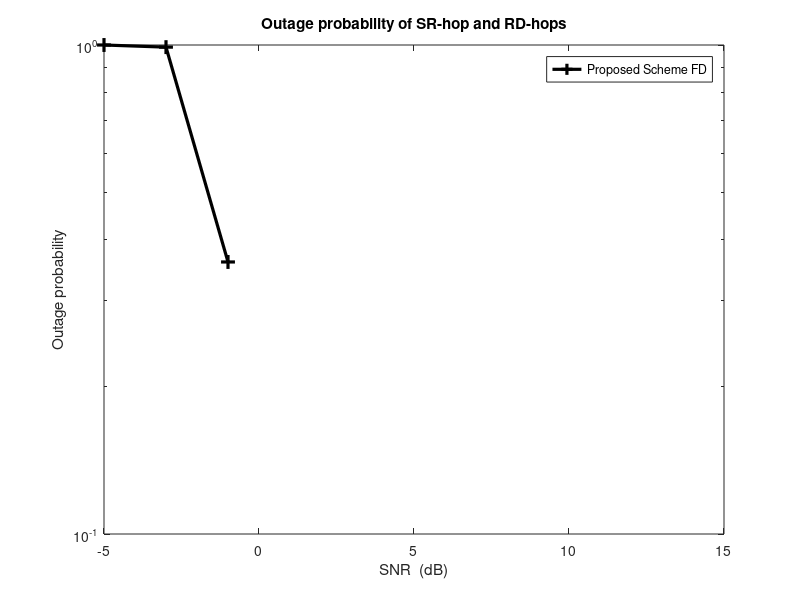

This chart was generated by the following MATLAB code:
%%% Please cite this article "Half-Duplex and Full-Duplex Interference
%%% Mitigation in Relays Assisted Heterogeneous Network" PlosOne ID: PONE-D-22-34295
%by Moubachir Madani Fadoul and Chee-Onn Chow"
%Figure number 6.

clearvars;
close all;
clc;
snrdb= [-5:2:15]; %R=3; [-5:2:15]  %% with semilogy [-5:2:15] R=2
%Transmit power
% Es=2;
M=2;  % no. of antenas at source / destination 
Nr=4;  % receive antenna at relay
Mr=6;  % transmit antenna at the relay
Nd=4;  % transmit antenna at the relay
% Selected transmission rate: 2, 4 and 6 bits per transmission
% Rvalues = 4;
R=2;  %6
%bandwidth
for snri=1:length(snrdb)
    
    %no of sample for monte carlo
    count=100;   
    
    %convert snr in db to watt
    SNR=10^(snrdb(snri)/10);
    
    %initialize error counter
    er_count_raylegh=0;
    er_count_raylegh1=0;
    er_count_raylegh2=0;
    er_count_raylegh3=0;
    er_count_raylegh4=0;
    er_count_raylegh5=0;
    er_count_raylegh6=0;
    
    for i=1:count % monte carlo loop
       % generate channel realization
  % generate channel realization
        HS1R1 = (randn(Nr,M)+j*randn(Nr,M))/sqrt(2);
        HR1D1 = ( randn(Nd,Mr) + j*randn(Nd,Mr))/sqrt(2);
        HR1 = ( randn(Nr,Mr) + j*randn(Nr,Mr))/sqrt(2);
        HR1R2 = ( randn(Nr,Mr) + j*randn(Nr,Mr))/sqrt(2);
        HR1D2 = ( randn(Nd,Mr) + j*randn(Nd,Mr))/sqrt(2);
         
        HS2R2 = ( randn(Nr,M) + j*randn(Nr,M))/sqrt(2);        
        HR2D2 = ( randn(Nd,Mr) + j*randn(Nd,Mr))/sqrt(2);
        HR2 = ( randn(Nr,Mr) + j*randn(Nr,Mr))/sqrt(2);
        HR2R1 = ( randn(Nr,Mr) + j*randn(Nr,Mr))/sqrt(2);
        HR2D1 = ( randn(Nd,Mr) + j*randn(Nd,Mr))/sqrt(2);  
         [U S V] = svd(HS1R1);
        [U1 S1 V1] = svd(HR1D1);  
        
 %% Null at the relay tx 
 % Null at the relay tx 
  Wtu1=null(HR1); 
  Wto1=Wtu1';
  
  Wrr2=HR1R2*Wto1';
  Wrel = Wrr2';
  Wro2=null(Wrel); 
  
 Wteu1=null(HR1); 
 Wte1=Wteu1';
 
 Wteu2=null(HR2R1); 
 Wte2=Wteu2';
% Null at the destination Rx 
Wdess=HR2D1*Wte2';
 Wred1=null(Wdess'); 
 
Wdees=HR1D2*Wte1';
 Wred2=null(Wdees');  

 %% Prpoposed Scheme -(S1-R1)i
% Prpoposed Scheme -(S1-R1) - Odd time slot-i 
            UU=(SNR/M *HS1R1*HS1R1'+eye(Nr));          
         CS1R1(i)=real(log2(det(eye(Nr)+(UU))));  
%  Prpoposed Scheme of-(Ri-Di) 
          PP=SNR/Mr*S1'*S1;
        CR1D1(i)=real(log2(det(eye(Mr)+(PP))));
                
       % Prpoposed Scheme -(S1-R1)j
            AA=(SNR/M *Wro2*HS2R2'*HS2R2*Wro2'+Wro2*Wro2');        
         CS2R2(i)=real(log2(det(eye(Nr)+(AA))));  
         
        %% %% Prpoposed Scheme -(S1-R1) - even time slot-i 
        % %  Prpoposed Scheme of-(S-R) 
         DP=SNR/Mr* HS1R1*HS1R1';
        CS1R1EV(i)=real(log2(det(eye(Nr)+(DP))));
%  Prpoposed Scheme of-(Ri-Di) 
        PW=SNR/Mr*Wred1'*HR1D1*Wte1'*Wte1*HR1D1'*Wred1+(Wred1'*Wred1);
        CR1D1EV(i)=real(log2(det(eye(M)+(PW))));
     
        %% min 
        % min
        CAPS1RD1=0.5*min(CS1R1,CR1D1); %Proposed Scheme -odd time slot i
        CAPSRD12=0.5*min(CS1R1EV,CR1D1EV); %Proposed Scheme -even time slot i
        
        CAPSRDFD=(CAPS1RD1+CAPSRD12); 
          
        %detect outage event
        if CAPSRDFD(i)<R
            er_count_raylegh=er_count_raylegh+1;
        end

 
    end

    %compute the outage probability (total error/total channel sample
%     Cnullspace(snri)=er_count_raylegh/count;
    CAPS1R1D1(snri)=er_count_raylegh/count; 
   
end

figure;

semilogy(snrdb, CAPS1R1D1,'k-+','linewidth',2.3,'MarkerSize',10)

title('Outage probability of SR-hop and RD-hops');
xlabel('SNR  (dB)');
ylabel('Outage probability')
legend('Proposed Scheme FD')